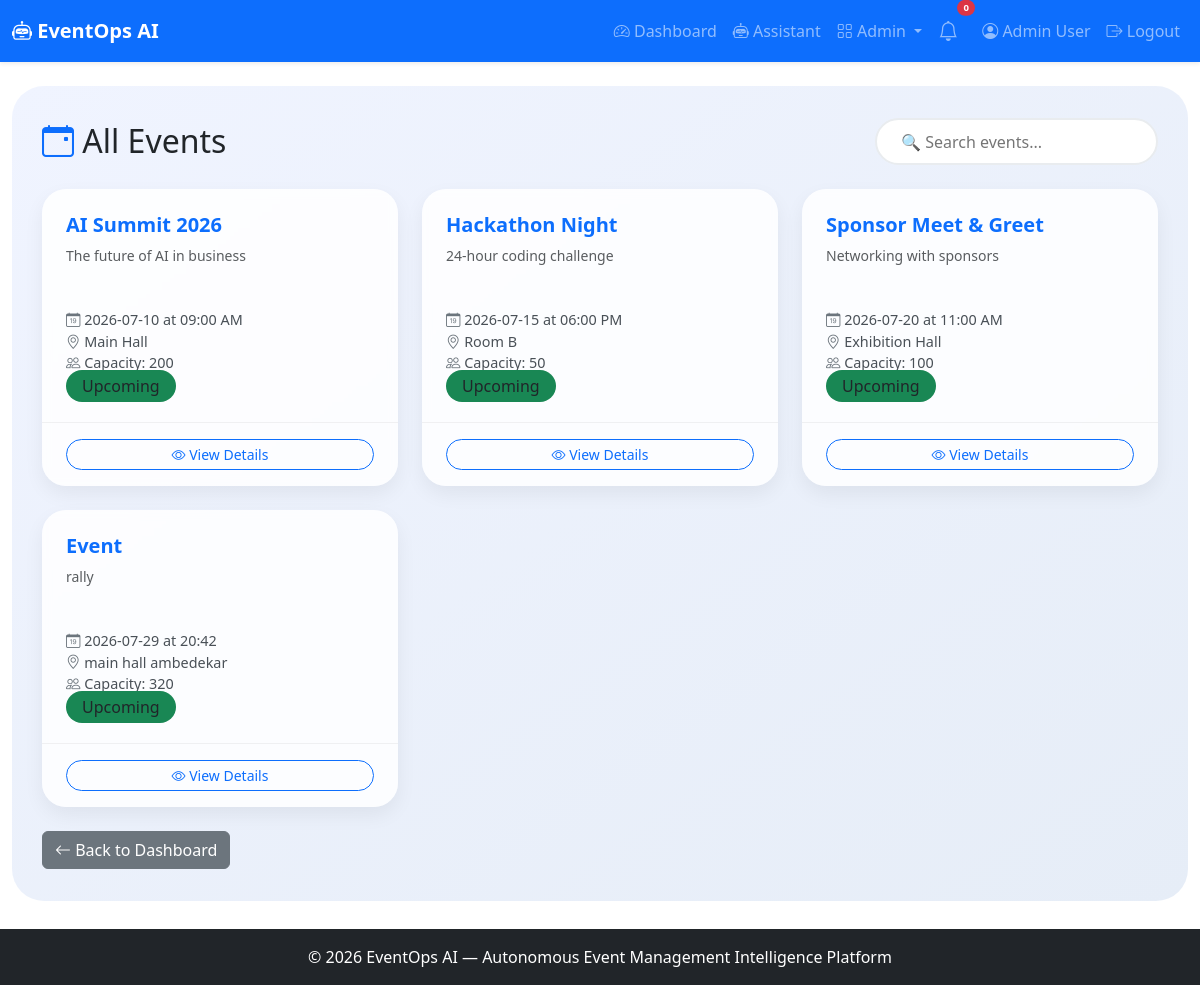
The page /events (signed in) on the database its author committed.
### app.py (models this page shows, shortened)
class User(UserMixin, db.Model):
    id = db.Column(db.Integer, primary_key=True)
    name = db.Column(db.String(100), nullable=False)
    email = db.Column(db.String(100), unique=True, nullable=False)
    password_hash = db.Column(db.String(200), nullable=False)
    role = db.Column(db.String(20), default='user')
    created_at = db.Column(db.DateTime, default=lambda: datetime.now(timezone.utc))

class Event(db.Model):
    id = db.Column(db.Integer, primary_key=True)
    title = db.Column(db.String(200), nullable=False)
    description = db.Column(db.Text)
    date = db.Column(db.String(50))
    time = db.Column(db.String(50))
    location = db.Column(db.String(200))
    capacity = db.Column(db.Integer)
    status = db.Column(db.String(20), default='upcoming')
    created_at = db.Column(db.DateTime, default=lambda: datetime.now(timezone.utc))

### app.py (the view)
@app.route('/events')
@login_required
def browse_events():
    events = Event.query.all()
    return render_template('browse_events.html', events=events)

### app.py (called while the page is built)
@login_manager.user_loader
def load_user(user_id):
    return User.query.get(int(user_id))

### Milestone 2/Event managemaent/templates/browse_events.html (shortened to what this page needs)
{% extends "base.html" %}
{% block content %}
<div class="browse-wrapper">
    <div class="container">
        <div class="d-flex flex-wrap justify-content-between align-items-center mb-4">
            <h2 class="mb-0"><i class="bi bi-calendar-event text-primary"></i> All Events</h2>
            <div>
                <input type="text" id="searchInput" class="search-bar" placeholder="🔍 Search events...">
            </div>
        </div>
        <div class="row g-4" id="eventGrid">
            {% for event in events %}
            <div class="col-md-4 col-sm-6 event-item"
                 data-title="{{ event.title|lower }}"
                 data-location="{{ event.location|lower }}">
                <div class="card event-card h-100">
                    <div class="card-body">
                        <h5 class="card-title">{{ event.title }}</h5>
                        <p class="card-text small text-muted">
                            {{ event.description[:120] }}{% if event.description|length > 120 %}...{% endif %}
                        </p>
                        <div class="event-meta">
                            <div><i class="bi bi-calendar-date"></i> {{ event.date }} at {{ event.time }}</div>
                            <div><i class="bi bi-geo-alt"></i> {{ event.location }}</div>
                            <div><i class="bi bi-people"></i> Capacity: {{ event.capacity }}</div>
                        </div>
                        <span class="status-badge bg-{{ 'success' if event.status == 'upcoming' else 'warning' if event.status == 'ongoing' else 'secondary' }}">
                            {{ event.status|title }}
                        </span>
                    </div>
                    <div class="card-footer">
                        <a href="{{ url_for('event_detail', event_id=event.id) }}"
                           class="btn btn-outline-primary btn-sm w-100">
                            <i class="bi bi-eye"></i> View Details
                        </a>
                    </div>
                </div>
            </div>
            {% else %}
            <div class="col-12 text-center text-muted py-5">
                <i class="bi bi-calendar-x fs-1 d-block mb-3"></i>
                No events available at the moment.
            </div>
            {% endfor %}
        </div>
        <div class="mt-4">
            <a href="{{ url_for('dashboard') }}" class="btn btn-secondary">
                <i class="bi bi-arrow-left"></i> Back to Dashboard
            </a>
        </div>
    </div>
</div>
{% endblock %}

### Milestone 1/Event managemaent/templates/base.html (shortened to what this page needs)
<!DOCTYPE html>
<html lang="en">
<head>
    <link href="https://cdn.jsdelivr.net/npm/bootstrap@5.3.0/dist/css/bootstrap.min.css" rel="stylesheet">
    <link rel="stylesheet" href="https://cdn.jsdelivr.net/npm/bootstrap-icons@1.11.0/font/bootstrap-icons.css">
    <link rel="stylesheet" href="{{ url_for('static', filename='css/style.css') }}">
</head>
<body>
    <nav class="navbar navbar-expand-lg navbar-dark bg-primary shadow-sm">
        <div class="container-fluid">
            <a class="navbar-brand fw-bold" href="{{ url_for('index') }}">
                <i class="bi bi-robot"></i> EventOps AI
            </a>
            <div class="collapse navbar-collapse" id="navbarNav">
                <ul class="navbar-nav ms-auto align-items-lg-center">
                    {% if current_user.is_authenticated %}
                        <li class="nav-item">
                            <a class="nav-link" href="{{ url_for('dashboard') }}">
                                <i class="bi bi-speedometer2"></i> Dashboard
                            </a>
                        </li>
                        <li class="nav-item">
                            <a class="nav-link" href="{{ url_for('assistant_page') }}">
                                <i class="bi bi-robot"></i> Assistant
                            </a>
                        </li>
                        {% if current_user.role == 'admin' %}
                        <li class="nav-item dropdown">
                            <a class="nav-link dropdown-toggle" href="#" role="button" data-bs-toggle="dropdown">
                                <i class="bi bi-grid"></i> Admin
                            </a>
                        </li>
                        {% endif %}
                        <li class="nav-item position-relative me-2">
                            <a class="nav-link" href="#" title="Notifications" data-bs-toggle="dropdown">
                                <i class="bi bi-bell fs-5"></i>
                                <span class="position-absolute top-0 start-100 translate-middle badge rounded-pill bg-danger" style="font-size:0.6rem;">
                                    0
                                </span>
                            </a>
                        </li>
                        <li class="nav-item">
                            <a class="nav-link" href="{{ url_for('profile') }}">
                                <i class="bi bi-person-circle"></i> {{ current_user.name }}
                            </a>
                        </li>
                        <li class="nav-item">
                            <a class="nav-link" href="{{ url_for('logout') }}">
                                <i class="bi bi-box-arrow-right"></i> Logout
                            </a>
                        </li>
                    {% endif %}
                </ul>
            </div>
        </div>
    </nav>
    <main class="container-fluid py-4">
        {% block content %}{% endblock %}
    </main>
    <footer class="footer bg-dark text-white py-3 mt-4">
        <div class="container text-center">
            <span>© 2026 EventOps AI — Autonomous Event Management Intelligence Platform</span>
        </div>
    </footer>
</body>
</html>

### Milestone 1/Event managemaent/static/css/style.css (style rules this page uses)
body { padding-bottom: 60px; }
.footer { position: fixed; bottom: 0; width: 100%; }

### Milestone 2/Event managemaent/templates/browse_events.html (style rules this page uses)
.browse-wrapper { background: linear-gradient(145deg, #f0f4ff 0%, #e6edf7 100%); padding: 2rem 0; border-radius: 2rem; }
.event-card { border: none; border-radius: 1.5rem; background: rgba(255,255,255,0.85); backdrop-filter: blur(4px); transition: all 0.3s ease; box-shadow: 0 8px 20px rgba(0,0,0,0.06); overflow: hidden; }
.event-card .card-body { padding: 1.5rem; }
.event-card .card-title { font-weight: 700; color: #0d6efd; }
.event-card .card-text { min-height: 3rem; }
.event-card .event-meta { font-size: 0.9rem; color: #495057; margin-top: 0.3rem; }
.event-card .event-meta i { color: #6c757d; width: 1.2rem; }
.event-card .card-footer { background: transparent; border-top: 1px solid rgba(0,0,0,0.05); padding: 1rem 1.5rem; }
.event-card .btn-outline-primary { border-radius: 50px; transition: all 0.2s; }
.status-badge { padding: 0.3rem 1rem; border-radius: 30px; font-weight: 500; }
.search-bar { border-radius: 50px; border: 2px solid #e9ecef; padding: 0.6rem 1.5rem; width: 100%; max-width: 350px; transition: all 0.2s; }

### rows shown on the page
User: name "Admin User"
Event: title "AI Summit 2026", description "The future of AI in business", date "2026-07-10", time "09:00 AM", location "Main Hall", capacity "200", status "Upcoming"
Event: title "Hackathon Night", description "24-hour coding challenge", date "2026-07-15", time "06:00 PM", location "Room B", capacity "50", status "Upcoming"
Event: title "Sponsor Meet & Greet", description "Networking with sponsors", date "2026-07-20", time "11:00 AM", location "Exhibition Hall", capacity "100", status "Upcoming"
Event: title "Event", description "rally", date "2026-07-29", time "20:42", location "main hall ambedekar", capacity "320", status "Upcoming"
